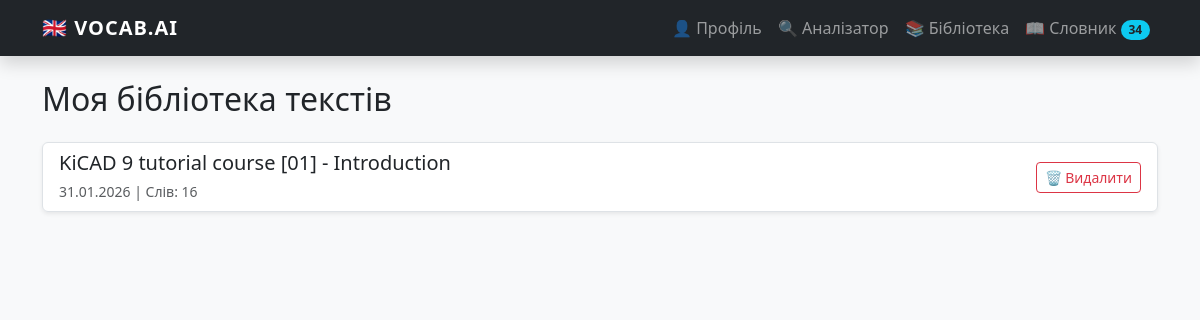
The app's page /library/ (signed in) with its own data.
### vocabulary/models.py (models this page shows, shortened)
class TextAnalysis(models.Model):
    user = models.ForeignKey(User, on_delete=models.CASCADE)
    title = models.CharField(max_length=200)
    text = models.TextField()
    words = models.ManyToManyField('Word', related_name='analyses', blank=True)
    created_at = models.DateTimeField(auto_now_add=True)

### vocabulary/views.py (the view)
# urls.py: path('library/', views.analysis_list, name='analysis_list'),
@login_required
def analysis_list(request):
    analyses = TextAnalysis.objects.filter(user=request.user).order_by('-created_at')
    return render(request, 'vocabulary/analysis_list.html', {'analyses': analyses})

### vocabulary/context_processors.py (called while the page is built)
def global_stats(request):
    if request.user.is_authenticated:
        return {
            'navbar_word_count': Word.objects.filter(user=request.user).count()
        }
    return {'navbar_word_count': 0}

### vocabulary/templates/vocabulary/analysis_list.html (shortened to what this page needs)
{% extends 'base.html' %}
{% block content %}
<h2 class="mb-4">Моя бібліотека текстів</h2>
<div class="list-group shadow-sm">
    {% for analysis in analyses %}
    <div class="list-group-item d-flex justify-content-between align-items-center">
        <a href="{% url 'view_analysis' analysis.pk %}" class="text-decoration-none flex-grow-1">
            <h5 class="mb-1 text-dark">{{ analysis.title }}</h5>
            <small class="text-muted">{{ analysis.created_at|date:"d.m.Y" }} | Слів: {{ analysis.words.count }}</small>
        </a>
        <form action="{% url 'delete_analysis' analysis.pk %}" method="post" onsubmit="return confirm('Видалити цей текст?')">
            <button type="submit" class="btn btn-outline-danger btn-sm">
                🗑️ Видалити
            </button>
        </form>
    </div>
    {% empty %}
    <p class="p-4 text-center">Бібліотека порожня.</p>
    {% endfor %}
</div>
{% endblock %}

### vocabulary/templates/base.html (style rules this page uses)
body { padding-top: 80px; background-color: #f8f9fa; }

### records on screen
TextAnalysis: title "KiCAD 9 tutorial course [01] - Introduction", created_at "31.01.2026", words.count "16"

### other values on screen
{{ navbar_word_count }} "34"
